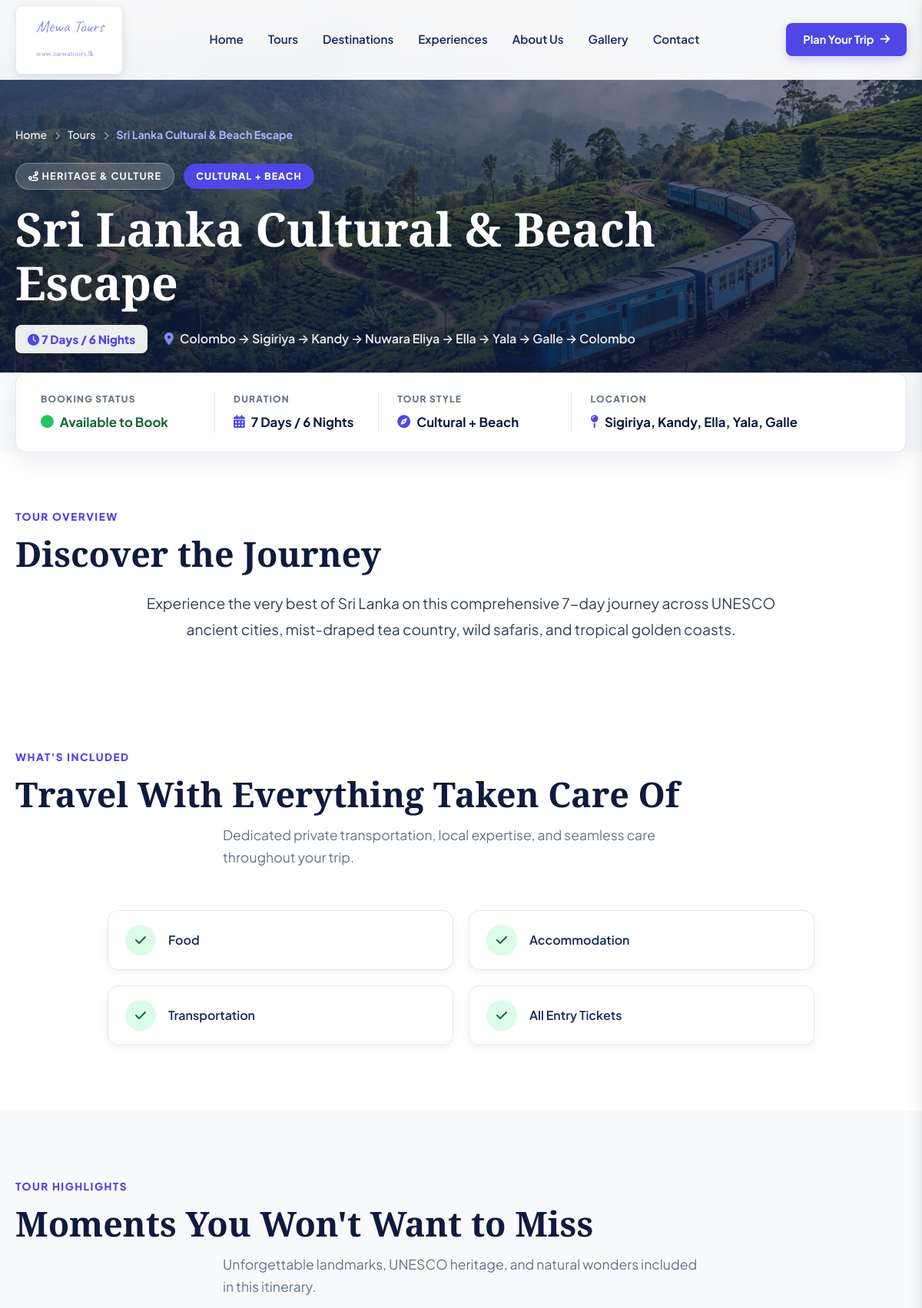
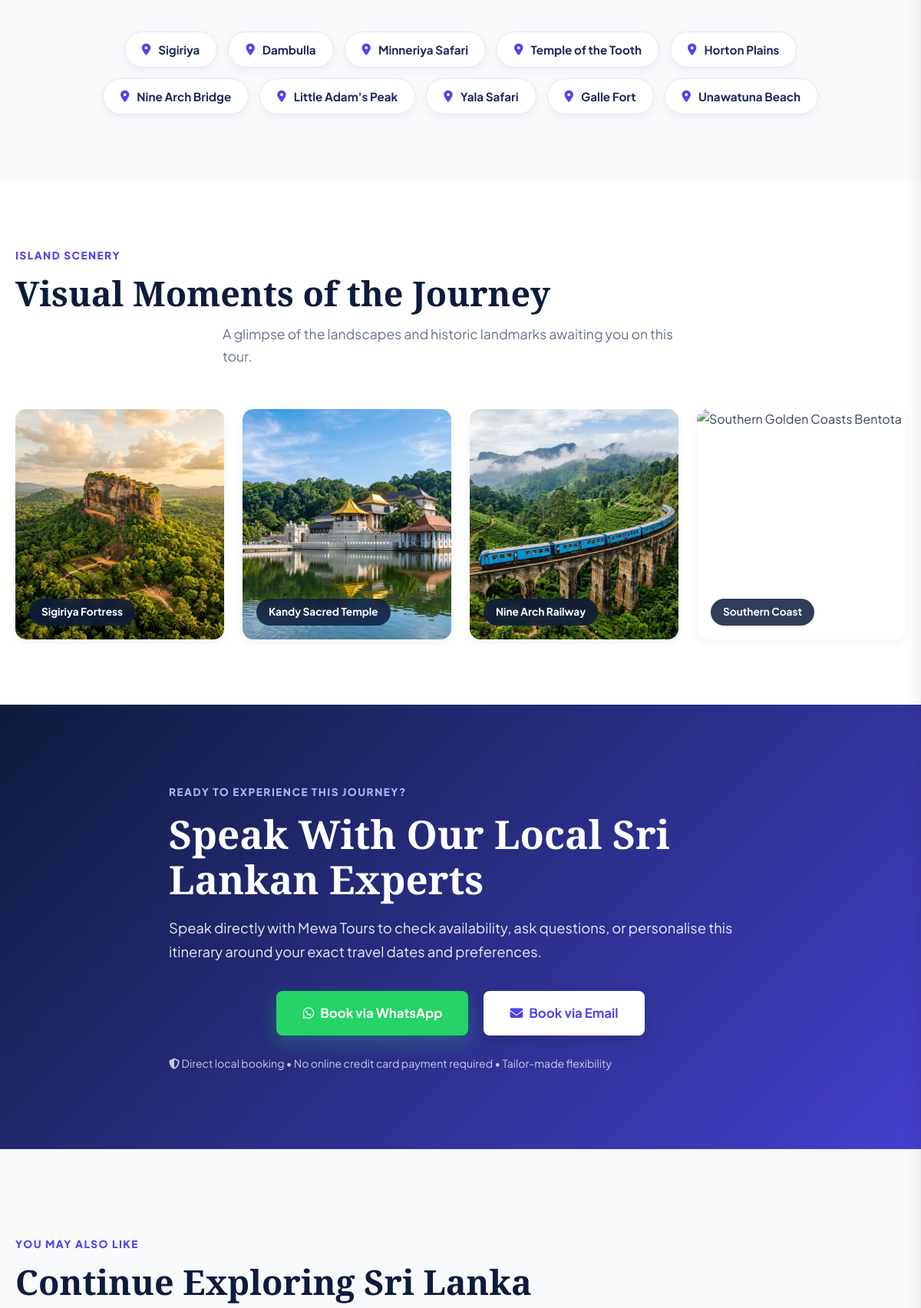
Page /tour-details.php?slug=sri-lanka-cultural-beach-escape (upper part) on the committed database (2 pictures, top to bottom).
### tables this page shows
CREATE TABLE `tours` (
  `id` BIGINT UNSIGNED AUTO_INCREMENT PRIMARY KEY,
  `category_id` BIGINT UNSIGNED DEFAULT NULL,
  `title` VARCHAR(255) NOT NULL,
  `slug` VARCHAR(255) NOT NULL UNIQUE,
  `short_description` TEXT DEFAULT NULL,
  `description` LONGTEXT DEFAULT NULL,
  `tour_type` VARCHAR(150) DEFAULT NULL,
  `route` TEXT DEFAULT NULL,
  `location_summary` VARCHAR(255) DEFAULT NULL,
  `duration_days` INT UNSIGNED NOT NULL DEFAULT 1,
  `duration_nights` INT UNSIGNED NOT NULL DEFAULT 0,
  `locations` VARCHAR(255) DEFAULT NULL,
  `featured_image` VARCHAR(255) DEFAULT NULL,
  `status` ENUM('ACTIVE', 'INACTIVE') NOT NULL DEFAULT 'ACTIVE',
  `booking_status` ENUM('AVAILABLE', 'ON_REQUEST', 'UNAVAILABLE') NOT NULL DEFAULT 'AVAILABLE',
  `is_featured` TINYINT(1) NOT NULL DEFAULT 0,
  `display_order` INT NOT NULL DEFAULT 0,
  `created_at` TIMESTAMP NOT NULL DEFAULT CURRENT_TIMESTAMP,
  `updated_at` TIMESTAMP NOT NULL DEFAULT CURRENT_TIMESTAMP ON UPDATE CURRENT_TIMESTAMP,
  INDEX `idx_tours_slug` (`slug`),
  INDEX `idx_tours_status` (`status`),
  INDEX `idx_tours_featured` (`is_featured`),
  CONSTRAINT `fk_tours_category` FOREIGN KEY (`category_id`) REFERENCES `tour_categories` (`id`) ON DELETE SET NULL
);

CREATE TABLE `tour_categories` (
  `id` BIGINT UNSIGNED AUTO_INCREMENT PRIMARY KEY,
  `name` VARCHAR(100) NOT NULL,
  `slug` VARCHAR(120) NOT NULL UNIQUE,
  `description` TEXT DEFAULT NULL,
  `created_at` TIMESTAMP NOT NULL DEFAULT CURRENT_TIMESTAMP,
  `updated_at` TIMESTAMP NOT NULL DEFAULT CURRENT_TIMESTAMP ON UPDATE CURRENT_TIMESTAMP,
  INDEX `idx_tour_cat_slug` (`slug`)
);

CREATE TABLE `tour_inclusions` (
  `id` BIGINT UNSIGNED AUTO_INCREMENT PRIMARY KEY,
  `tour_id` BIGINT UNSIGNED NOT NULL,
  `inclusion` VARCHAR(255) NOT NULL,
  `display_order` INT NOT NULL DEFAULT 0,
  `created_at` TIMESTAMP NOT NULL DEFAULT CURRENT_TIMESTAMP,
  INDEX `idx_tour_inc_tour_id` (`tour_id`),
  CONSTRAINT `fk_tour_inclusions_tour` FOREIGN KEY (`tour_id`) REFERENCES `tours` (`id`) ON DELETE CASCADE
);

CREATE TABLE `tour_highlights` (
  `id` BIGINT UNSIGNED AUTO_INCREMENT PRIMARY KEY,
  `tour_id` BIGINT UNSIGNED NOT NULL,
  `highlight` VARCHAR(255) NOT NULL,
  `display_order` INT NOT NULL DEFAULT 0,
  `created_at` TIMESTAMP NOT NULL DEFAULT CURRENT_TIMESTAMP,
  INDEX `idx_tour_hl_tour_id` (`tour_id`),
  CONSTRAINT `fk_tour_highlights_tour` FOREIGN KEY (`tour_id`) REFERENCES `tours` (`id`) ON DELETE CASCADE
);

### views/client/tour-details.php (the view, shortened to what the rows shown need)
<?php
$heroImgSrc = !empty($tour['featured_image'])
    ? ((strpos($tour['featured_image'], 'http') === 0) ? $tour['featured_image'] : asset_url('images/' . e($tour['featured_image'])))
    : asset_url('images/tours/hero-tours-ella.jpg');
?>
<link rel="stylesheet" href="<?= asset_url('css/tour-details.css') ?>">
<section class="tour-details-hero">
    <div class="hero-bg-container">
        <img src="<?= e($heroImgSrc) ?>" alt="<?= e($tour['title']) ?>" class="hero-bg-img" onerror="this.src='https://images.unsplash.com/photo-1544979590-37e9b47eb705?auto=format&fit=crop&w=1600&q=80'">
        <div class="hero-overlay"></div>
    </div>
    <div class="container hero-container">
        <nav class="details-breadcrumb" aria-label="Breadcrumb">
            <ol>
                <li><a href="<?= base_url() ?>">Home</a></li>
                <li><i class="fa-solid fa-chevron-right"></i></li>
                <li><a href="<?= base_url('tours') ?>">Tours</a></li>
                <li><i class="fa-solid fa-chevron-right"></i></li>
                <li class="active"><?= e($tour['title']) ?></li>
            </ol>
        </nav>
        <div class="hero-content" data-reveal>
            <div class="hero-tags">
                <span class="hero-cat-tag"><i class="fa-solid fa-route"></i> <?= e($tour['category_name'] ?? 'Curated Journey') ?></span>
                <?php if (!empty($tour['tour_type'])): ?>
                    <span class="hero-type-tag"><?= e(strtoupper($tour['tour_type'])) ?></span>
                <?php endif; ?>
            </div>
            <h1 class="hero-title"><?= e($tour['title']) ?></h1>
            <div class="hero-meta-bar">
                <span class="hero-meta-badge"><i class="fa-solid fa-clock"></i> <?= e($tour['formatted_duration']) ?></span>
                <?php if (!empty($tour['route'])): ?>
                    <span class="hero-meta-route"><i class="fa-solid fa-location-dot"></i> <?= e($tour['route']) ?></span>
                <?php endif; ?>
            </div>
        </div>
    </div>
</section>
<section class="quick-info-section bg-light">
    <div class="container">
        <div class="quick-info-panel" data-reveal>
            <div class="info-item">
                <span class="info-label">TOUR STYLE</span>
                <span class="info-value">
                    <i class="fa-solid fa-compass"></i> <?= e($tour['tour_type'] ?? 'Tailor-Made Journey') ?>
                </span>
            </div>
            <div class="info-item info-item-wide">
                <span class="info-label">LOCATION</span>
                <span class="info-value">
                    <i class="fa-solid fa-map-pin"></i> <?= e($tour['location_summary'] ?? $tour['locations'] ?? $tour['route'] ?? 'Sri Lanka') ?>
                </span>
            </div>
        </div>
    </div>
</section>
<section class="section-padding overview-section">
    <div class="container text-center" data-reveal>
        <span class="section-eyebrow">TOUR OVERVIEW</span>
        <h2 class="section-title">Discover the Journey</h2>
        <div class="overview-body-content">
            <?= nl2br(e($tour['description'] ?? $tour['short_description'] ?? '')) ?>
        </div>
    </div>
</section>
<?php if (!empty($tour['inclusions'])): ?>
<section class="section-padding inclusions-section">
    <div class="container">
        <div class="section-header text-center" data-reveal>
            <h2 class="section-title">Travel With Everything Taken Care Of</h2>
        </div>
        <div class="inclusions-grid-container" data-reveal>
            <?php foreach ($tour['inclusions'] as $inc):
                $incText = is_array($inc) ? ($inc['inclusion'] ?? '') : $inc;
            ?>
                <div class="inclusion-card-item">
                    <div class="inc-icon-box"><i class="fa-solid fa-check"></i></div>
                    <span class="inc-text-val"><?= e($incText) ?></span>
                </div>
            <?php endforeach; ?>
        </div>
    </div>
</section>
<?php endif; ?>
<?php if (!empty($tour['highlights'])): ?>
<section class="section-padding highlights-section bg-light">
    <div class="container">
        <div class="section-header text-center" data-reveal>
            <h2 class="section-title">Moments You Won't Want to Miss</h2>
        </div>
        <div class="highlights-grid-container" data-reveal>
            <?php foreach ($tour['highlights'] as $hl):
                $hlText = is_array($hl) ? ($hl['highlight'] ?? '') : $hl;
            ?>
                <div class="highlight-chip-item">
                    <i class="fa-solid fa-location-dot hl-pin"></i>
                    <span><?= e($hlText) ?></span>
                </div>
            <?php endforeach; ?>
        </div>
    </div>
</section>
<?php endif; ?>
<section class="section-padding visual-strip-section">
    <div class="container">
        <div class="section-header text-center" data-reveal>
            <h2 class="section-title">Visual Moments of the Journey</h2>
        </div>
    </div>
</section>
<section class="booking-cta-section" id="bookNow">
    <div class="container booking-cta-container text-center" data-reveal>
        <h2 class="cta-title">Speak With Our Local Sri Lankan Experts</h2>
    </div>
</section>
<?php if (!empty($tour['related_tours'])): ?>
<section class="section-padding related-tours-section bg-light">
    <div class="container">
        <div class="section-header text-center" data-reveal>
            <h2 class="section-title">Continue Exploring Sri Lanka</h2>
        </div>
    </div>
</section>
<?php endif; ?>

### rows in the picture
tours: featured_image (picture), title "Sri Lanka Cultural & Beach Escape", category.name "HERITAGE & CULTURE", tour_type "CULTURAL + BEACH", route "Colombo → Sigiriya → Kandy → Nuwara Eliya → Ella → Yala → Galle → Colombo", tour_type "Cultural + Beach", locations "Sigiriya, Kandy, Ella, Yala, Galle", description "Experience the very best of Sri Lanka on this comprehensive 7-day journey across UNESCO ancient cities, mist-draped tea country, wild safaris, and tropical golden coasts."
tour_inclusions: inclusion "Food"
tour_inclusions: inclusion "Accommodation"
tour_inclusions: inclusion "Transportation"
tour_inclusions: inclusion "All Entry Tickets"
tour_highlights: highlight "Sigiriya"
tour_highlights: highlight "Dambulla"
tour_highlights: highlight "Minneriya Safari"
tour_highlights: highlight "Temple of the Tooth"
tour_highlights: highlight "Horton Plains"
tour_highlights: highlight "Nine Arch Bridge"
tour_highlights: highlight "Little Adam's Peak"
tour_highlights: highlight "Yala Safari"
tour_highlights: highlight "Galle Fort"
tour_highlights: highlight "Unawatuna Beach"

### other values in the picture
$tour['formatted_duration'] "7 Days / 6 Nights"
$bookingStatusText "Available to Book"
